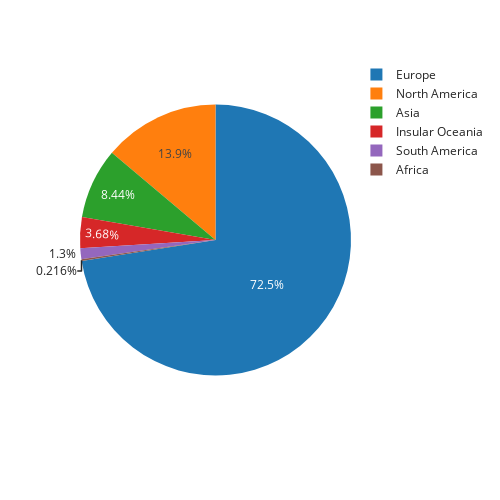

The notebook cell saved with this chart:
### Code cell
df_count_regions = df[['continent_name', 'identifier_name', 'count_records']].drop_duplicates()
df_count_regions = df_count_regions.dropna()

df_pie = df_count_regions.continent_name.value_counts().reset_index()
df_pie.columns = ['region', 'count_catalogs']

fig = px.pie(df_pie, names = 'region', values ='count_catalogs', width = 500, height = 500, template = 'simple_white')
#fig = fig.update_traces(textposition='inside', textinfo='percent+label')
fig

### Figure 1 — Plotly figure (JSON) as saved in the notebook; plotly's stock layout.template omitted (floating-point values rounded to 4 significant figures)
{"data": [{"domain": {"x": [0, 1], "y": [0, 1]}, "hovertemplate": "region=%{label}<br>count_catalogs=%{value}<extra></extra>", "labels": ["Europe", "North America", "Asia", "Insular Oceania", "South America", "Africa"], "legendgroup": "", "name": "", "showlegend": true, "type": "pie", "values": [335, 64, 39, 17, 6, 1]}], "layout": {"height": 500, "legend": {"tracegroupgap": 0}, "margin": {"t": 60}, "width": 500}}
